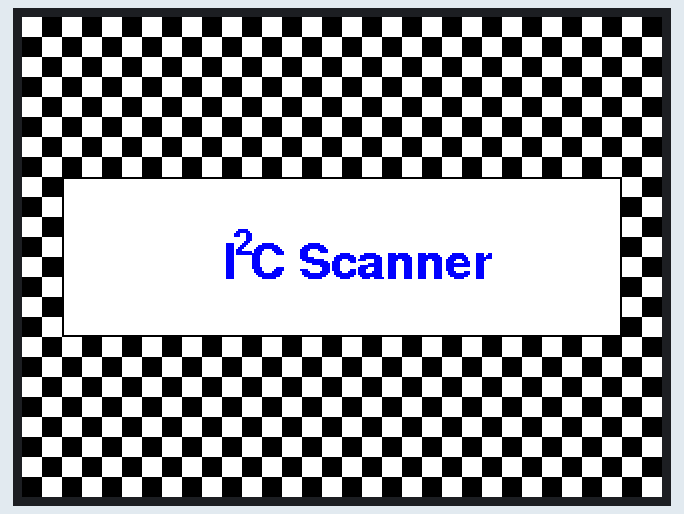
Simulated run of this sketch. Board: Arduino Leonardo, built with avr-gcc and run on an emulated ATmega32U4. On the bench: 320×240 colour display. What the sketch prints to the serial monitor is not drawn.

Above: at 0.4 s.
At 3.4 s:
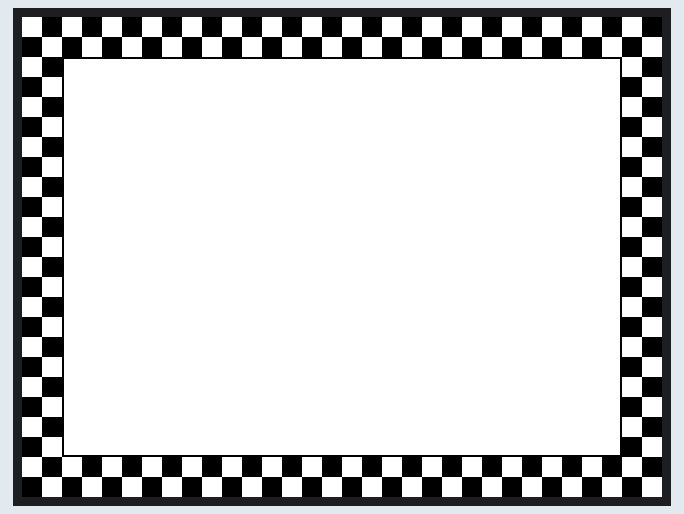
At 5.12 s:
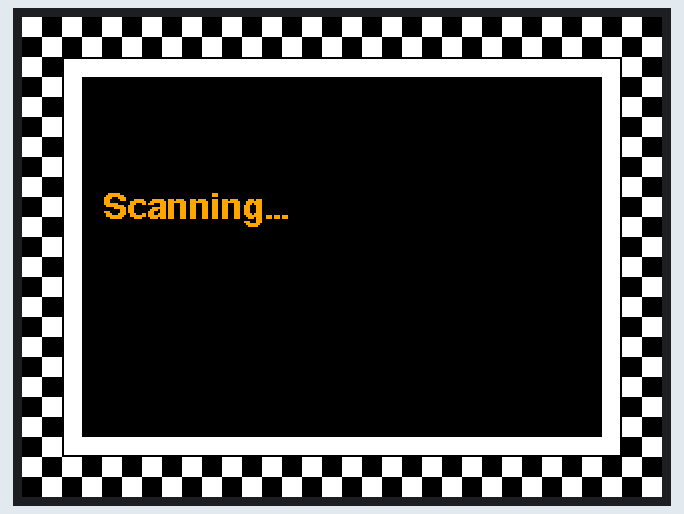
At 35.6 s:
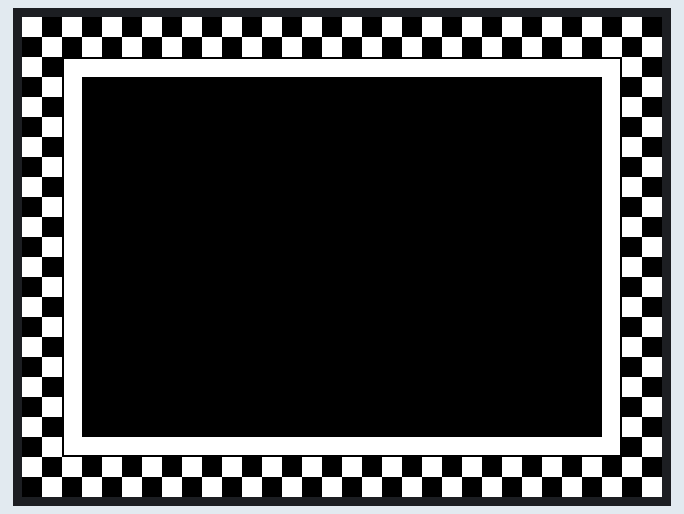

Measured:
- what the display in image 0 shows lasts 3.1 s, from 0.3 s to 3.4 s
- what the display in image 1 shows lasts 1.6 s, from 3.4 s to 5.0 s

The sketch:

I2C-scan_ESP8266_SPI-TFT.ino
```cpp
// --------------------------------------
// i2c_scanner
//
// Version 1
//    This program (or code that looks like it)
//    can be found in many places.
//    For example on the Arduino.cc forum.
//    The original author is not known.
// Version 2, Juni 2012, Using Arduino 1.0.1
//     Adapted to be as simple as possible by Arduino.cc user Krodal
// Version 3, Feb 26  2013
//    V3 by louarnold
// Version 4, March 3, 2013, Using Arduino 1.0.3
//    by Arduino.cc user Krodal.
//    Changes by louarnold removed.
//    Scanning addresses changed from 0...127 to 1...119,
//    according to the i2c scanner by Nick Gammon
//    http://www.gammon.com.au/forum/?id=10896
// Version 5, March 28, 2013
//    As version 4, but address scans now to 127.
//    A sensor seems to use address 120.
// Version 6, November 27, 2015.
//    Added waiting for the Leonardo serial communication.
//
// This sketch tests the standard 7-bit addresses
// Devices with higher bit address might not be seen properly.
//
//  • This adaptation does not alter the basic I2C reading function
//    It builds on top to run an SPI TFT screen with some graphics.
//    August 2019 Craig Marston.

#include <Wire.h>
#include <Adafruit_GFX.h>    // Core graphics library
#include <Adafruit_ILI9341.h> // Hardware-specific library https://github.com/adafruit/Adafruit_ILI9341
#include <SPI.h>
#include <Fonts/FreeSans9pt7b.h>
#include <Fonts/FreeSansBold9pt7b.h>
#include <Fonts/FreeSans12pt7b.h>
#include <Fonts/FreeSansBold12pt7b.h>
#include <Fonts/FreeSansBold18pt7b.h>
#include <Fonts/FreeSansBold24pt7b.h>

#if defined(__SAM3X8E__)
    #undef __FlashStringHelper::F(string_literal)
    #define F(string_literal) string_literal
#endif

#define _sclk 14  //  D5
#define _miso 12  //  D6
#define _mosi 13  //  D7
#define _cs 15    //  D8 - slave select
#define _dc 2     //  D4 - data/command mode
#define _rst 0    //  D3

Adafruit_ILI9341 tft = Adafruit_ILI9341(_cs, _dc, _rst);

// x=320 y=240 TFT dimensions
  uint16_t width = 320; // required to be 16-bit variables
  uint16_t height = 240; // for compatability with functions
  uint16_t scalingFactor = 32; // larger number makes smaller squares!
  uint16_t squareSize = (width/scalingFactor); // determined by the above values
  // used for the chequers and to position graphic elements

// Generally, you should use "unsigned long" for variables that hold time
// The value will quickly become too large for an int to store
unsigned long previousMillis = 0;        // will store last time LED was updated

// constants won't change:
const long interval = 5000;           // interval between scans

// =====================================================================================================
// *°*°*°*°*°*°*°*°*°*°*°*°*°*°*°*°*°*°*°*°*°*°*°◊ Setup ◊°*°*°*°*°*°*°*°*°*°*°*°*°*°*°*°*°*°*°*°*°*°*°*
// =====================================================================================================

void setup()
{
  Wire.begin();
  Serial.begin(9600);
  while (!Serial);             // Leonardo: wait for serial monitor
  Serial.println("\nI2C Scanner");
  tft.begin();
  tft.setRotation(1);
  chequers();
  tft.fillRect(2*squareSize, 8*squareSize, width-(4*squareSize), 8*squareSize, ILI9341_WHITE);
  tft.drawRect(2*squareSize, 8*squareSize, width-(4*squareSize), 8*squareSize, ILI9341_BLACK);
  tft.setTextColor(ILI9341_BLUE);
  tft.setFont(&FreeSansBold12pt7b);
  tft.setCursor(10*squareSize, 13*squareSize);
  tft.print("I C Scanner");
  tft.setCursor(10*squareSize, (12*squareSize)-2);
  tft.setFont(&FreeSansBold9pt7b);
  tft.print(" 2");
  delay(3000);
  tft.fillRect(2*squareSize, 2*squareSize, width-(4*squareSize), height-(4*squareSize), ILI9341_WHITE);
  tft.drawRect(2*squareSize, 2*squareSize, width-(4*squareSize), height-(4*squareSize), ILI9341_BLACK);
}


// =====================================================================================================
// *°*°*°*°*°*°*°*°*°*°*°*°*°*°*°*°*°*°*°*°*°*°◊ Main Loop ◊°*°*°*°*°*°*°*°*°*°*°*°*°*°*°*°*°*°*°*°*°*°*
// =====================================================================================================

void loop()
{
  unsigned long currentMillis = millis(); // this is instead of using 'delay()'

  if (currentMillis - previousMillis >= interval) // wait between scans…
  {
    previousMillis = currentMillis; // save the last time function ran

    byte error, address;
    int nDevices;

    Serial.println("Scanning...");
    tft.fillRect(3*squareSize, 3*squareSize, width-(6*squareSize), height-(6*squareSize), ILI9341_BLACK);
    tft.setTextColor(ILI9341_ORANGE);
    tft.setFont(&FreeSansBold9pt7b);
    tft.setCursor(4*squareSize, 10*squareSize);
    tft.print("Scanning...");
    delay(150);

    nDevices = 0;
    for (address = 1; address < 127; address++ )
    {
      // The i2c_scanner uses the return value of
      // the Write.endTransmisstion to see if
      // a device did acknowledge to the address.
      Wire.beginTransmission(address);
      error = Wire.endTransmission();

      if (error == 0) // success
      {
        Serial.print("I2C device found at address 0x");
        tft.fillRect(3*squareSize, 3*squareSize, width-(6*squareSize), height-(6*squareSize), ILI9341_BLACK);
        tft.setTextColor(ILI9341_DARKGREEN);
        tft.setFont(&FreeSans9pt7b);
        tft.setCursor(4*squareSize+6, 7*squareSize);
        tft.print("I2C device found at address");

        if (address < 16) // for leading zero!!
        {
          Serial.print("0");
          tft.setTextColor(ILI9341_GREEN);
          tft.setFont(&FreeSansBold9pt7b);
          tft.setCursor(4*squareSize, 10*squareSize);
          tft.print("0");
        }
        Serial.print(address, HEX); // actual address
        Serial.println("  !");
        tft.setTextColor(ILI9341_GREEN);
        tft.setFont(&FreeSansBold12pt7b);
        tft.setCursor(11*squareSize, 15*squareSize);
        tft.print("0x");
        tft.setFont(&FreeSansBold24pt7b);
        tft.setCursor(14*squareSize, 15*squareSize);
        tft.print(address, HEX);
        nDevices++;
      }
      else if (error == 4)
      {
        Serial.print("Unknown error at address 0x");
        tft.fillRect(3*squareSize, 3*squareSize, width-(6*squareSize), height-(6*squareSize), ILI9341_BLACK);
        tft.setTextColor(ILI9341_GREEN);
        tft.setFont(&FreeSansBold9pt7b);
        tft.setCursor(4*squareSize, 10*squareSize);
        tft.print("Unknown error at address");

        if (address < 16)
        {
          Serial.print("0");
          tft.fillRect(3*squareSize, 3*squareSize, width-(6*squareSize), height-(6*squareSize), ILI9341_BLACK);
          tft.setTextColor(ILI9341_GREEN);
          tft.setFont(&FreeSansBold9pt7b);
          tft.setCursor(4*squareSize, 10*squareSize);
          tft.print("0");
        }
        Serial.println(address, HEX);
        tft.fillRect(3*squareSize, 3*squareSize, width-(6*squareSize), height-(6*squareSize), ILI9341_BLACK);
        tft.setTextColor(ILI9341_GREEN);
        tft.setFont(&FreeSansBold9pt7b);
        tft.setCursor(4*squareSize, 10*squareSize);
        tft.print(address, HEX);
      }
    }

    if (nDevices == 0)
    {
      Serial.println("No I2C devices found\n");
      tft.fillRect(3*squareSize, 3*squareSize, width-(6*squareSize), height-(6*squareSize), ILI9341_BLACK);
      tft.setTextColor(ILI9341_MAGENTA);
      tft.setFont(&FreeSansBold9pt7b);
      tft.setCursor(4*squareSize, 10*squareSize);
      tft.print("No I2C devices found\n");
    }
    else
    {
      Serial.println("done\n");
      tft.setTextColor(ILI9341_GREENYELLOW);
      tft.setFont(&FreeSansBold9pt7b);
      tft.setCursor(21*squareSize, 19*squareSize);
      tft.print("...done!\n");
    }
  }
}


void chequers() // function to generate chequered background
{
  tft.fillScreen(ILI9341_BLACK);
  for ( uint16_t x = 0; x <= width; x = x + (2*squareSize) ) // x-position
  {
    for (uint16_t y = 0; y <= height; y = y + (2*squareSize) )
    {
      tft.fillRect(x, y, squareSize, squareSize, ILI9341_WHITE);
    }
  }

  for ( uint16_t x = squareSize; x <= width; x = x + (2*squareSize) ) // x-position
  {
    for (uint16_t y = squareSize; y <= height; y = y + (2*squareSize) )
    {
      tft.fillRect(x, y, squareSize, squareSize, ILI9341_WHITE);
    }
  }
}
```
